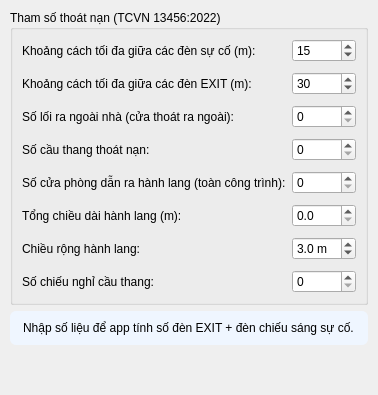
       <widget class="QWidget" name="tab_thoat_nan">
        <attribute name="title">
         <string>④ Thoát nạn &amp; chiếu sáng</string>
        </attribute>
        <layout class="QVBoxLayout" name="lay_tn">
         <property name="leftMargin">
          <number>10</number>
         </property>
         <property name="topMargin">
          <number>10</number>
         </property>
         <property name="rightMargin">
          <number>10</number>
         </property>
         <property name="bottomMargin">
          <number>10</number>
         </property>
         <item>
          <widget class="QGroupBox" name="gb_tn">
           <property name="title">
            <string>Tham số thoát nạn (TCVN 13456:2022)</string>
           </property>
           <layout class="QFormLayout" name="form_tn">
            <property name="verticalSpacing">
             <number>10</number>
            </property>
            <item row="0" column="0">
             <widget class="QLabel" name="lab_tn1">
              <property name="text">
               <string>Khoảng cách tối đa giữa các đèn sự cố (m):</string>
              </property>
             </widget>
            </item>
            <item row="0" column="1">
             <widget class="QDoubleSpinBox" name="tn_kc_sc">
              <property name="decimals">
               <number>0</number>
              </property>
              <property name="maximum">
               <double>999.0</double>
              </property>
              <property name="value">
               <double>15.0</double>
              </property>
             </widget>
            </item>
            <item row="1" column="0">
             <widget class="QLabel" name="lab_tn2">
              <property name="text">
               <string>Khoảng cách tối đa giữa các đèn EXIT (m):</string>
              </property>
             </widget>
            </item>
            <item row="1" column="1">
             <widget class="QDoubleSpinBox" name="tn_kc_exit">
              <property name="decimals">
               <number>0</number>
              </property>
              <property name="maximum">
               <double>999.0</double>
              </property>
              <property name="value">
               <double>30.0</double>
              </property>
             </widget>
            </item>
            <item row="2" column="0">
             <widget class="QLabel" name="lab_tn3">
              <property name="text">
               <string>Số lối ra ngoài nhà (cửa thoát ra ngoài):</string>
              </property>
             </widget>
            </item>
            <item row="2" column="1">
             <widget class="QSpinBox" name="tn_loi_ra_ngoai">
              <property name="maximum">
               <number>999</number>
              </property>
             </widget>
            </item>
            <item row="3" column="0">
             <widget class="QLabel" name="lab_tn4">
              <property name="text">
               <string>Số cầu thang thoát nạn:</string>
              </property>
             </widget>
            </item>
            <item row="3" column="1">
             <widget class="QSpinBox" name="tn_cau_thang">
              <property name="maximum">
               <number>999</number>
              </property>
             </widget>
            </item>
            <item row="4" column="0">
             <widget class="QLabel" name="lab_tn5">
              <property name="text">
               <string>Số cửa phòng dẫn ra hành lang (toàn công trình):</string>
              </property>
             </widget>
            </item>
            <item row="4" column="1">
             <widget class="QSpinBox" name="tn_loi_ra_phong">
              <property name="maximum">
               <number>99999</number>
              </property>
             </widget>
            </item>
            <item row="5" column="0">
             <widget class="QLabel" name="lab_tn6">
              <property name="text">
               <string>Tổng chiều dài hành lang (m):</string>
              </property>
             </widget>
            </item>
            <item row="5" column="1">
             <widget class="QDoubleSpinBox" name="tn_dai_hl">
              <property name="decimals">
               <number>1</number>
              </property>
              <property name="maximum">
               <double>9999.0</double>
              </property>
             </widget>
            </item>
            <item row="6" column="0">
             <widget class="QLabel" name="lab_tn_rong">
              <property name="text">
               <string>Chiều rộng hành lang:</string>
              </property>
             </widget>
            </item>
            <item row="6" column="1">
             <widget class="QDoubleSpinBox" name="tn_rong_hl">
              <property name="decimals">
               <number>1</number>
              </property>
              <property name="minimum">
               <double>0.5</double>
              </property>
              <property name="maximum">
               <double>99.0</double>
              </property>
              <property name="value">
               <double>3.0</double>
              </property>
              <property name="suffix">
               <string> m</string>
              </property>
             </widget>
            </item>
            <item row="7" column="0">
             <widget class="QLabel" name="lab_tn7">
              <property name="text">
               <string>Số chiếu nghỉ cầu thang:</string>
              </property>
             </widget>
            </item>
            <item row="7" column="1">
             <widget class="QSpinBox" name="tn_chieu_nghi">
              <property name="maximum">
               <number>999</number>
              </property>
             </widget>
            </item>
           </layout>
          </widget>
         </item>
         <item>
          <widget class="QLabel" name="lbl_tn_result">
           <property name="styleSheet">
            <string notr="true">padding:10px; background:#eff6ff; border-radius:6px;</string>
           </property>
           <property name="wordWrap">
            <bool>true</bool>
           </property>
           <property name="text">
            <string>Nhập số liệu để app tính số đèn EXIT + đèn chiếu sáng sự cố.</string>
           </property>
          </widget>
         </item>
         <item>
          <spacer name="sp3">
           <property name="orientation">
            <enum>Qt::Vertical</enum>
           </property>
           <property name="sizeHint">
            <size>
             <width>20</width>
             <height>40</height>
            </size>
           </property>
          </spacer>
         </item>
        </layout>
       </widget>
